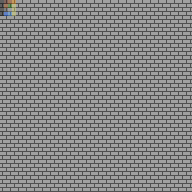

Below is a game level as drawn by its tile map, then a one-line description and the .tmx file that defines it, in full:
An orthogonal 12x12 tile map with 16x16 px tiles, 7 tile layers (floor, level, sky, second image, ...), 15 tilesets and 1 object (Lever).

<map version="1.2" tiledversion="1.3.2" orientation="orthogonal" renderorder="right-down" compressionlevel="0" width="12" height="12" tilewidth="16" tileheight="16" infinite="0" nextlayerid="11" nextobjectid="61">
 <editorsettings>
  <export target="../../finished/openworld/section1_2.json" format="soulstain" />
 </editorsettings>
 <tileset firstgid="1" source="../../tilesets/openworld_extra.tsx" />
 <tileset firstgid="481" source="../../tilesets/openworld.tsx" />
 <tileset firstgid="961" source="../../tilesets/hero.tsx" />
 <tileset firstgid="969" source="../../tilesets/fire.tsx" />
 <tileset firstgid="973" source="../../tilesets/crab.tsx" />
 <tileset firstgid="975" source="../../tilesets/barf_dungeon.tsx" />
 <tileset firstgid="1231" source="../../tilesets/ghost.tsx" />
 <tileset firstgid="1239" source="../../tilesets/gray_dungeon32x32.tsx" />
 <tileset firstgid="1559" source="../../tilesets/green_world.tsx" />
 <tileset firstgid="1728" source="../../tilesets/knight.tsx" />
 <tileset firstgid="1749" source="../../tilesets/pit.tsx" />
 <tileset firstgid="1813" source="../../tilesets/red_dungeon.tsx" />
 <tileset firstgid="2083" source="../../tilesets/stone_comfy_house.tsx" />
 <tileset firstgid="2167" source="../../tilesets/zombie.tsx" />
 <tileset firstgid="2171" source="../../tilesets/objects_round.tsx" />
 <layer id="1" name="floor" width="12" height="12">
  <data encoding="csv">
885,885,885,885,885,885,885,885,885,885,885,885,
885,885,885,885,885,885,885,885,885,885,885,885,
885,885,885,885,885,885,885,885,885,885,885,885,
885,885,885,885,885,885,885,885,885,885,885,885,
885,885,885,885,885,885,885,885,885,885,885,885,
885,885,885,885,885,885,885,885,885,885,885,885,
885,885,885,885,885,885,885,885,885,885,885,885,
885,885,885,885,885,885,885,885,885,885,885,885,
885,885,885,885,885,885,885,885,885,885,885,885,
885,885,885,885,885,885,885,885,885,885,885,885,
885,885,885,885,885,885,885,885,885,885,885,885,
885,885,885,885,885,885,885,885,885,885,885,885
</data>
 </layer>
 <layer id="3" name="level" width="12" height="12">
  <data encoding="csv">
0,0,0,0,0,0,0,0,0,0,0,0,
0,0,0,0,0,0,0,0,0,0,0,0,
0,0,0,0,0,0,0,0,0,0,0,0,
0,0,0,0,0,0,0,0,0,0,0,0,
0,0,0,0,0,0,0,0,0,0,0,0,
0,0,0,0,0,0,0,0,0,0,0,0,
0,0,0,0,0,0,0,0,0,0,0,0,
0,0,0,0,0,0,0,0,0,0,0,0,
0,0,0,0,0,0,0,0,0,0,0,0,
0,0,0,0,0,0,0,0,0,0,0,0,
0,0,0,0,0,0,0,0,0,0,0,0,
0,0,0,0,0,0,0,0,0,0,0,0
</data>
 </layer>
 <objectgroup id="4" name="entities">
  <object id="59" type="Lever" gid="2470" x="944" y="48" width="16" height="16" />
 </objectgroup>
 <layer id="8" name="sky" width="12" height="12">
  <data encoding="csv">
0,0,0,0,0,0,0,0,0,0,0,0,
0,0,0,0,0,0,0,0,0,0,0,0,
0,0,0,0,0,0,0,0,0,0,0,0,
0,0,0,0,0,0,0,0,0,0,0,0,
0,0,0,0,0,0,0,0,0,0,0,0,
0,0,0,0,0,0,0,0,0,0,0,0,
0,0,0,0,0,0,0,0,0,0,0,0,
0,0,0,0,0,0,0,0,0,0,0,0,
0,0,0,0,0,0,0,0,0,0,0,0,
0,0,0,0,0,0,0,0,0,0,0,0,
0,0,0,0,0,0,0,0,0,0,0,0,
0,0,0,0,0,0,0,0,0,0,0,0
</data>
 </layer>
 <objectgroup id="5" name="entities that can be removed/don't need to be drawn in the actual image." />
 <layer id="7" name="second image" width="12" height="12">
  <data encoding="csv">
0,0,0,0,0,0,0,0,0,0,0,0,
0,0,0,0,0,0,0,0,0,0,0,0,
0,0,0,0,0,0,0,0,0,0,0,0,
0,0,0,0,0,0,0,0,0,0,0,0,
0,0,0,0,0,0,0,0,0,0,0,0,
0,0,0,0,0,0,0,0,0,0,0,0,
0,0,0,0,0,0,0,0,0,0,0,0,
0,0,0,0,0,0,0,0,0,0,0,0,
0,0,0,0,0,0,0,0,0,0,0,0,
0,0,0,0,0,0,0,0,0,0,0,0,
0,0,0,0,0,0,0,0,0,0,0,0,
0,0,0,0,0,0,0,0,0,0,0,0
</data>
 </layer>
 <layer id="2" name="temp" width="12" height="12">
  <data encoding="csv">
0,0,0,0,0,0,0,0,0,0,0,0,
0,0,0,0,0,0,0,0,0,0,0,0,
0,0,0,0,0,0,0,0,0,0,0,0,
0,0,0,0,0,0,0,0,0,0,0,0,
0,0,0,0,0,0,0,0,0,0,0,0,
0,0,0,0,0,0,0,0,0,0,0,0,
0,0,0,0,0,0,0,0,0,0,0,0,
0,0,0,0,0,0,0,0,0,0,0,0,
0,0,0,0,0,0,0,0,0,0,0,0,
0,0,0,0,0,0,0,0,0,0,0,0,
0,0,0,0,0,0,0,0,0,0,0,0,
0,0,0,0,0,0,0,0,0,0,0,0
</data>
 </layer>
 <layer id="9" name="wall" width="12" height="12">
  <data encoding="csv">
0,0,0,0,0,0,0,0,0,0,0,0,
0,0,0,0,0,0,0,0,0,0,0,0,
0,0,0,0,0,0,0,0,0,0,0,0,
0,0,0,0,0,0,0,0,0,0,0,0,
0,0,0,0,0,0,0,0,0,0,0,0,
0,0,0,0,0,0,0,0,0,0,0,0,
0,0,0,0,0,0,0,0,0,0,0,0,
0,0,0,0,0,0,0,0,0,0,0,0,
0,0,0,0,0,0,0,0,0,0,0,0,
0,0,0,0,0,0,0,0,0,0,0,0,
0,0,0,0,0,0,0,0,0,0,0,0,
0,0,0,0,0,0,0,0,0,0,0,0
</data>
 </layer>
 <layer id="10" name="dividers" width="12" height="12" opacity="0.4">
  <data encoding="csv">
925,0,0,0,0,0,0,0,0,0,0,0,
0,0,0,0,0,0,0,0,0,0,0,0,
0,0,0,0,0,0,0,0,0,0,0,0,
0,0,0,0,0,0,0,0,0,0,0,0,
0,0,0,0,0,0,0,0,0,0,0,0,
0,0,0,0,0,0,0,0,0,0,0,0,
0,0,0,0,0,0,0,0,0,0,0,0,
0,0,0,0,0,0,0,0,0,0,0,0,
0,0,0,0,0,0,0,0,0,0,0,0,
0,0,0,0,0,0,0,0,0,0,0,0,
0,0,0,0,0,0,0,0,0,0,0,0,
0,0,0,0,0,0,0,0,0,0,0,0
</data>
 </layer>
</map>
